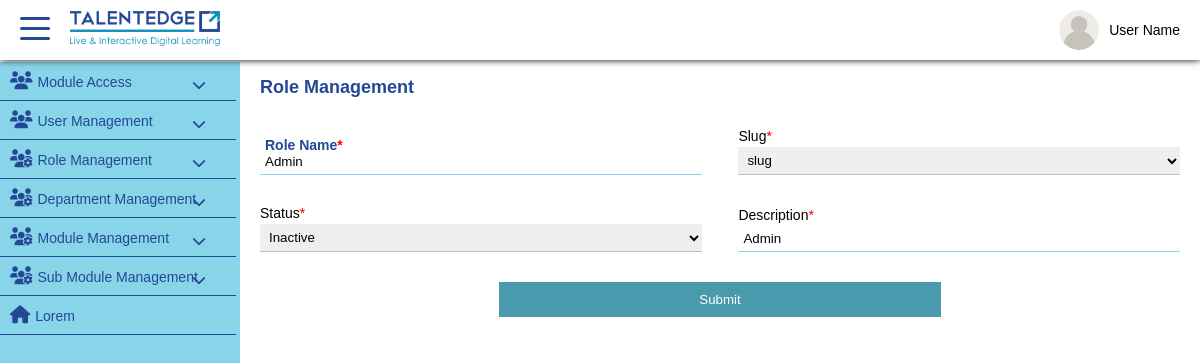
/User/updateRoleForm/1, run on the app's committed database.
### tables this page shows
CREATE TABLE `acl_roles` (
  `id` int(10) UNSIGNED NOT NULL,
  `name` varchar(150) DEFAULT NULL,
  `slug` varchar(255) DEFAULT NULL,
  `description` text,
  `date_entered` timestamp NOT NULL DEFAULT CURRENT_TIMESTAMP ON UPDATE CURRENT_TIMESTAMP,
  `date_modified` datetime DEFAULT NULL,
  `modified_user_id` char(36) DEFAULT NULL,
  `created_by` char(36) DEFAULT NULL,
  `deleted` tinyint(1) DEFAULT '0',
  `status` tinyint(1) DEFAULT NULL
);

### application/controllers/User.php (called while the page is built, shortened)
<?php
class User extends CI_Controller{
	function __construct()
	{
	$this->load->model('Usermgt');
	}
	function updateRoleForm(){
		$userId = $this->uri->segment(3);
		$data['roleList'] = $this->Usermgt->getRoles($userId);
		$this->load->view("updateRoleFormIndex",$data);
	}
}
?>

### index.php (called while the page is built, shortened)
<?php
require_once BASEPATH.'core/CodeIgniter.php';

### application/models/Usermgt.php (called while the page is built, shortened)
<?php
class Usermgt  extends CI_Model{
	public function getRoles(){
		$this->db->where('deleted',0);
        $query=$this->db->get('acl_roles');
        return $query->result();
	}
}
?>

### application/views/user/updateRoleForm.php (the view, shortened to what this page needs)
<div class="te-container">
	<article class="form-style-1">
	<form name="updateroleform" method="" enctype="multipart/form-data">
    		<h2>Role Management</h2>
            <div class="d-flex">
	            <div class="form-group">
	            	<input type="text" id = "name" name="name"  value="<?php echo $roleList[0]->name ?>"/>
	            	<label class="floating-label">Role Name<span class="required">*</span></label>
	            </div>
	            <div class="form-group">
	                <label>Slug<span class="required">*</span></label>
	                <select id="slug" name="slug" class="field-divided">
	                    <option value="slug" <?php if($roleList[0]->slug == "slug"){?> selected="selected" <?php }?>>slug</option>
	                </select>
	            </div>
	        </div>
            <div class="d-flex">
	            <div class="form-group">
				<label>Status<span class="required">*</span></label>
				<select id="status" name="status" class="field-divided">
	                    <option value="0" <?php if($roleList[0]->status == 0){?> selected="selected" <?php }?>>Inactive</option>
	                </select>
	            </div>
	            <div class="form-group">
				<label>Description<span class="required">*</span></label>
	            	<input type="text" id = "description" name="description" value="<?php echo $roleList[0]->description ?>"/>
	            </div>
            </div>
            <div class="form-group cta-submit">
                <input type="button" id ="updaterolebtn" value="Submit" />
            </div>
        </form>
    </article>
</div>

### assets/css/user-upload-style.css (style rules this page uses)
form > .d-flex { align-items: flex-end; }
h2 { font-size: 18px; color: #244895; }
label.floating-label { position: absolute; top: 6px; left: 5px; background: #fff; padding: 0 5px; transition: 0.2s linear; pointer-events: none; }
input:focus ~ label, .shifted ~ label { top: -12px; transition: 0.2s linear; font-weight: bold !important; color: #244895; }
select { width: 100%; }
.form-style-1 { position: relative; padding: 0 20px; }
.form-style-1 label { margin:0 0 3px 0; padding: 0px; display:block; }
.form-style-1 input, textarea, select { box-sizing: border-box; -webkit-box-sizing: border-box; -moz-box-sizing: border-box; border:none; border-bottom:1px solid #BEBEBE; padding: 5px; margin: 0px ; -webkit-transition: all 0.30s ease-in-out; -moz-transition: all 0.30s ease-in-out; -ms-transition: all 0.30s ease-in-out; -o-transition: all 0.30s ease-in-out; outline: none; }
.form-style-1 input, .form-style-1 textarea:focus, .form-style-1 select:focus { border-color: #88D5E9; }
.form-style-1 input[type=submit], .form-style-1 input[type=button] { background: #4B99AD; border: none; color: #fff; }
.form-style-1 .required { color:red; }
.form-group { width: 100%; margin: 15px 0; position: relative; }
form .d-flex { justify-content: space-between; }
.d-flex .form-group { width: 48%; }
.d-flex .form-group select, .d-flex .form-group input { width: 100%; }
.cta-submit { margin: 15px auto; text-align: center; }
.cta-submit input { width: 40%; margin: auto; padding: 10px 5px; }

### assets/css/custom-basic-styles.css (style rules this page uses)
body { margin: 0; font-family: sans-serif; font-size: 14px; }
.d-flex { display: flex; flex-wrap: wrap; justify-content: center; align-items: flex-start; }
.te-container { position: relative; margin: 0; width: 80% !important; left: 10% !important; top: 62px; overflow-y: auto; transition: all 0.4s linear; }

### data on the page
acl_roles: name "Admin", slug "slug", status "Inactive", description "Admin"
